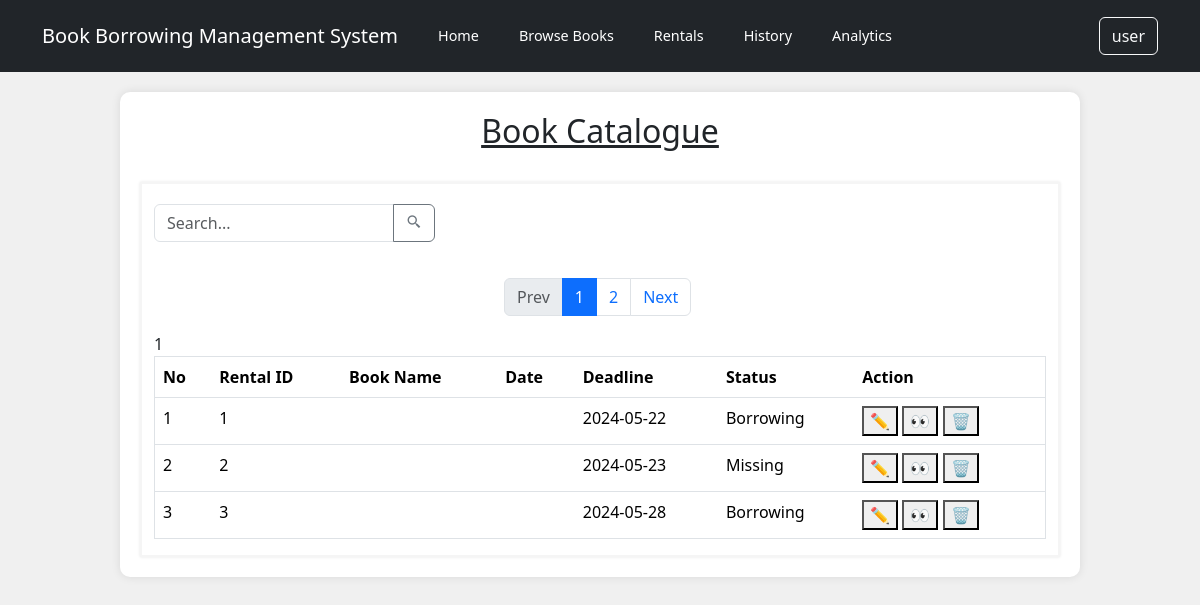
Page /reservationHistory.php (signed in) on the committed database.
### tables this page shows
CREATE TABLE `history` (
  `rental_ID` int(5) NOT NULL,
  `id` int(5) NOT NULL,
  `borrowID` int(5) NOT NULL,
  `status_ID` int(5) NOT NULL,
  `rental_deadline` date NOT NULL,
  `rental_remark` varchar(255) DEFAULT NULL
);

CREATE TABLE `history_status` (
  `status_ID` int(5) NOT NULL,
  `status_name` varchar(10) NOT NULL,
  `status_desc` varchar(255) NOT NULL
);

### reservationHistory.php (the view, shortened to what this page needs)
<?php
include_once "./controllers/db_connection.php";
$records_per_page = 9;
if (isset($_GET['page']) && is_numeric($_GET['page'])) {
    $current_page = $_GET['page'];
} else {
    $current_page = 1;
}
$start_from = ($current_page - 1) * $records_per_page;
$sql = "SELECT h.*, hs.status_name, u.id FROM ((history h INNER JOIN history_status hs ON h.status_ID = hs.status_ID) INNER JOIN user u ON h.id = u.id)";
$sql .= " LIMIT $start_from, $records_per_page";
$result = mysqli_query($conn, $sql);
$total_pages_sql = "SELECT COUNT(*) AS total FROM book";
$result_total = mysqli_query($conn, $total_pages_sql);
$row_total = mysqli_fetch_assoc($result_total);
$total_records = $row_total['total'];
$total_pages = ceil($total_records / $records_per_page);
?>
<!DOCTYPE html>
<html lang="en">
<head>
    <link href="https://cdn.jsdelivr.net/npm/bootstrap@5.3.3/dist/css/bootstrap.min.css" rel="stylesheet">
    <link rel="stylesheet" href="./custom_css/navbar.css">
    <link rel="stylesheet" href="./custom_css/layout.css">
    <link rel="stylesheet" href="./custom_css/reservationHistory.css">
    <link href='https://unpkg.com/boxicons@2.1.4/css/boxicons.min.css' rel='stylesheet'>
</head>
<body>
    <nav class="navbar navbar-expand-lg navbar-dark bg-dark">
        <div class="container">
            <div class="row">
                <div class="col">
                    <p class="navbar-brand">Book Borrowing Management System</p>
                </div>
                <div class="col">
                    <a class="navbar-brand navbar-link" href="./homepage.php">Home</a>
                </div>
                <div class="col">
                    <a class="navbar-brand navbar-link" href="./bookCatalogue.php">Browse Books</a>
                </div>
                <div class="col">
                    <a class="navbar-brand navbar-link" href="#">Rentals</a>
                </div>
                <div class="col">
                    <a class="navbar-brand navbar-link" href="./reservationHistory.php">History</a>
                </div>
                <div class="col">
                    <a class="navbar-brand navbar-link" href="#">Analytics</a>
                </div>
            </div>
            <form class="d-flex" action="<?php echo htmlspecialchars($_SERVER["PHP_SELF"]); ?>" method="post">
                <div class="dropdown">
                    <button class="btn btn-outline-light" type="button" id="dropdownMenuButton" data-bs-toggle="dropdown" aria-expanded="false">
                        <?php echo htmlspecialchars($_SESSION["username"]); ?>
                    </button>
                </div>
            </form>
        </div>
    </nav>
    <div class="container container-main">
        <h2 style="text-align:center;"><u>Book Catalogue</u></h2>
        <br>
        <div class="container container-sub">
            <div class="row">
                <div class="col-md-4">
                    <form class="input-group mb-3" action="<?php echo htmlspecialchars($_SERVER["PHP_SELF"]); ?>" method="get">
                        <input type="text" class="form-control" placeholder="Search..." aria-label="Search" aria-describedby="basic-addon2" name="search">
                        <button class="btn btn-outline-secondary" type="submit" id="button-addon2">
                            <i class='bx bx-search-alt-2'></i></button>
                    </form>
                </div>
                <div class="col-md-4 text-end" style="margin-left: 350px;">
                    <nav aria-label="Page navigation example">
                        <ul class="pagination">
                            <li class="page-item <?php echo ($current_page == 1) ? 'disabled' : ''; ?>">
                                <a class="page-link" href="<?php echo ($current_page == 1) ? '#' : 'reservationHistory.php?page=' . ($current_page - 1); ?>">Prev</a>
                            </li>
                            <?php for ($i = 1; $i <= $total_pages; $i++) : ?>
                                <li class="page-item <?php echo ($i == $current_page) ? 'active' : ''; ?>">
                                    <a class="page-link" href="reservationHistory.php?page=<?php echo $i; ?>"><?php echo $i; ?></a>
                                </li>
                            <?php endfor; ?>
                            <li class="page-item <?php echo ($current_page == $total_pages) ? 'disabled' : ''; ?>">
                                <a class="page-link" href="<?php echo ($current_page == $total_pages) ? '#' : 'reservationHistory.php?page=' . ($current_page + 1); ?>">Next</a>
                            </li>
                        </ul>
                    </nav>
                </div>
            </div>
            <div>
            <?php echo $_SESSION["id"] ?>
                <form method="post">
                    <table border="1" class="table" style="width: 100%">
                        <tr class="thread">
                            <th class="th" scope="col">No</th>
                            <th class="th" scope="col">Rental ID</th>
                            <th class="th" scope="col">Book Name</th>
                            <th class="th" scope="col">Date</th>
                            <th class="th" scope="col">Deadline</th>
                            <th class="th" scope="col">Status</th>
                            <th class="th" scope="col">Action</th>
                        </tr>
                        <tr>
                            <?php  if (mysqli_num_rows($result) > 0){
                                $no = 0;
                                while($row = mysqli_fetch_assoc($result) ){
                                $no = $no + 1;
                                $rentID = $row["rental_ID"];
                                $bookTitle = $row["user_fullName"];
                                $date = $row["complaint_Date"];
                                $deadline = $row["rental_deadline"];
	                            $status = $row["status_name"];
                            ?>
                                <td class="td"><?php echo $no; ?></td>
                                <td class="td"><?php echo $rentID; ?></td>
		                        <td class="td"><?php echo $bookTitle; ?></td>
                                <td class="td"><?php echo $date; ?></td>
                                <td class="td"><?php echo $deadline; ?></td>
                                <td class="td"><?php echo $status; ?></td>
		                        <td class="td">
                                <?php
                                if ($status=="Resolved"){
                                ?>
                                <a><button class="button-48" type="button" onclick="window.location.href='/FKEduSearch/Complaint/User/view_reply.php?comid=<?php echo $complainid; ?>';">📧</button></a>
                                <a><button class="button-48" type="button" onclick="window.location.href='/FKEduSearch/Complaint/User/view.php?comid=<?php echo $complainid; ?>';">👀</button></a>
			                    <a><button class="button-48" type="button" onclick="window.location.href='/FKEduSearch/Complaint/User/delete.php?comid=<?php echo $complainid; ?>';">🗑️</button></a>
                                <?php
                                }
                                else {
                                ?>
                                <a><button class="button-48" type="button" onclick="window.location.href='/FKEduSearch/Complaint/User/update.php?comid=<?php echo $complainid; ?>';">✏️</button></a>
                                <a><button class="button-48" type="button" onclick="window.location.href='/FKEduSearch/Complaint/User/view.php?comid=<?php echo $complainid; ?>';">👀</button></a>
			                    <a><button class="button-48" type="button" onclick="window.location.href='/FKEduSearch/Complaint/User/delete.php?comid=<?php echo $complainid; ?>';">🗑️</button></a>
                                <?php
                                }
                                ?>
		                        </td>
	                    </tr>
                        <?php
                                }
                            }
                            else{
                                echo "0 results";
                            }
                        ?>
                    </table>
                </form>
            </div>
        </div>
    </div>
</body>
</html>

### custom_css/navbar.css (style rules this page uses)
.navbar-brand { display: flex; align-items: center; justify-content: center; height: 100%; }
.navbar-link { font-size: 0.9rem; }

### custom_css/layout.css (style rules this page uses)
body { background-color: #f0f0f0; }
.container-main { margin-top: 20px; margin-left: auto; margin-right: auto; width: 80%; padding: 20px; background-color: white; border-radius: 10px; box-shadow: 0px 0px 10px rgba(0, 0, 0, 0.1); }

### custom_css/reservationHistory.css (style rules this page uses)
.container-sub { box-shadow: 0px 0px 3px rgba(0, 0, 0, 0.1); border: 2px solid whitesmoke; }
.container-sub .input-group, .container-sub .dropdown, .container-sub .pagination { margin-top: 20px; }

### rows in the picture
history: rental_ID "1", rental_deadline "2024-05-22", status_ID.status_name "Borrowing"
history: rental_ID "2", rental_deadline "2024-05-23", status_ID.status_name "Missing"
history: rental_ID "3", rental_deadline "2024-05-28", status_ID.status_name "Borrowing"

### other values in the picture
$_SESSION["username"] "user"
$_SESSION["id"] "1"
